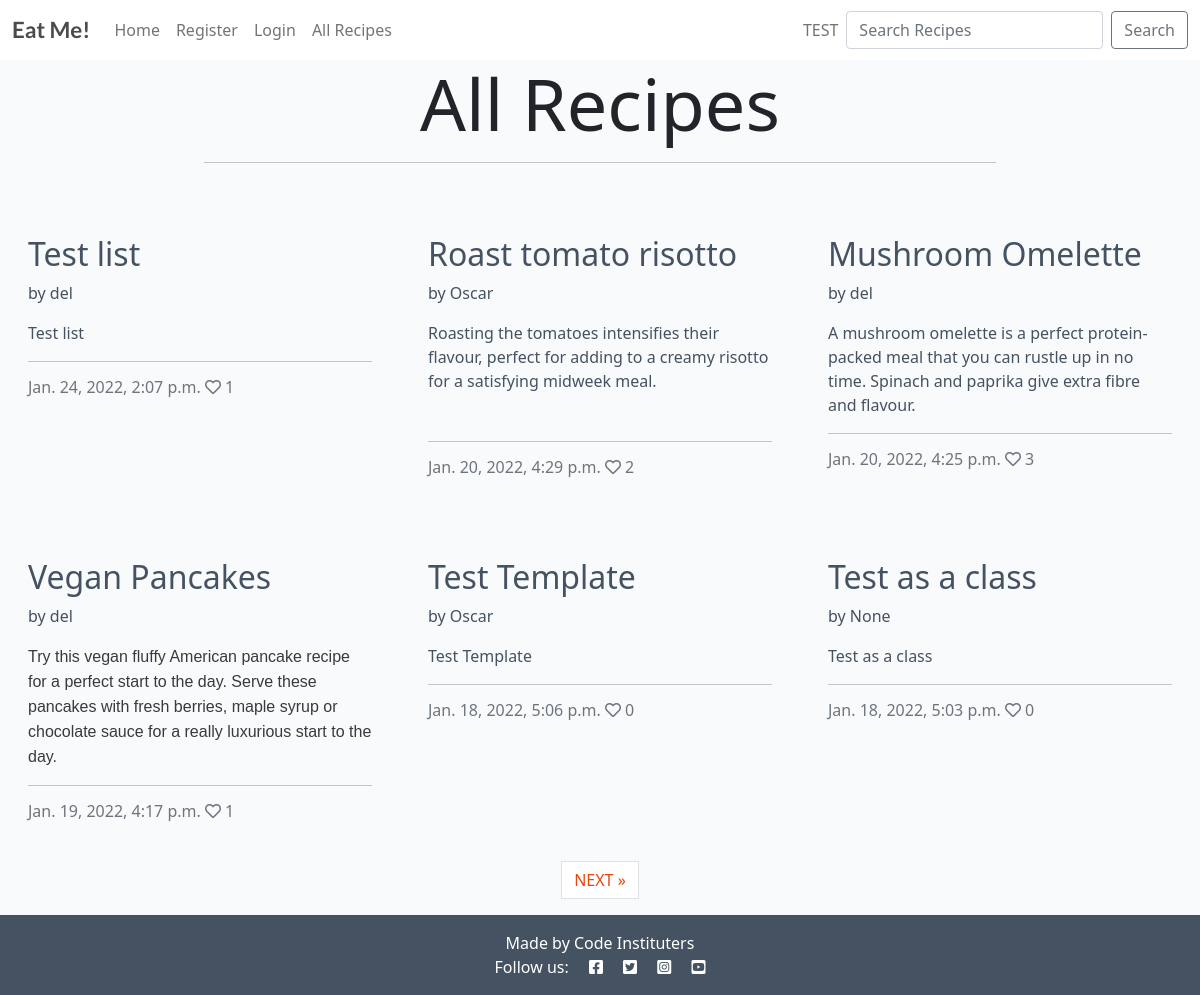
The app's page /recipes/ with its own data.
### post/models.py (models this page shows, shortened)
class Post(models.Model):
    title = models.CharField(max_length=200, unique=True)
    slug = models.SlugField(max_length=200, unique=True)
    author = models.ForeignKey(
        User, on_delete=models.CASCADE, related_name="recipes", null=True
        )
    published_on = models.DateTimeField(auto_now=True)
    updated_on = models.DateTimeField(auto_now=True)
    description = models.TextField()
    ingredients = models.TextField()
    method = models.TextField()
    is_vegan = models.BooleanField(default=False)
    image = CloudinaryField('image', default='placeholder')
    likes = models.ManyToManyField(User, related_name='post_likes', blank=True)
    class Meta:
        ordering = ['-published_on']
    def number_of_likes(self):
        return self.likes.count()

### post/views.py (the view)
# urls.py: path('recipes/', views.PostList.as_view(), name='recipes'),
class PostList(generic.ListView):
    model = Post
    template_name = "recipes.html"
    paginate_by = 6

### templates/recipes.html (shortened to what this page needs)
{% extends "base.html" %}
{% block content %}
<div class="row">
    <div class="col-8 offset-2">
<h1 class="h1 display-2 text-center">All Recipes </h1>
<hr>
    </div>
</div>
<div class="container-fluid">
    <div class="row">
        <div class="col-12 mt-3 left">
            <div class="row">
                {% for post in post_list %}
                <div class="col-md-4">
                    <div class="card mb-4">
                        <div class="card-body">
                            <div class="image-container">
                            </div>
                            <a href="{% url 'post_detail' post.slug %}" class="post-link">
                                <h2 class="card-title">{{ post.title }}</h2><p>by {{ post.author }}</p>
                                <p class="card-text">{{ post.description|safe }}</p>
                            </a>
                            <hr />
                            <p class="card-text text-muted h6">{{ post.published_on}} <i class="far fa-heart"></i>
                                {{ post.number_of_likes }}</p>
                        </div>
                    </div>
                </div>
                {% if forloop.counter|divisibleby:3 %}
            </div>
            <div class="row">
                {% endif %}
                {% endfor %}
            </div>
        </div>
    </div>
    {% if is_paginated %}
    <nav aria-label="Page navigation">
        <ul class="pagination justify-content-center">
            {% if page_obj.has_next %}
            <li><a href="?page={{ page_obj.next_page_number }}" class="page-link"> NEXT &raquo;</a></li>
            {% endif %}
        </ul>
    </nav>
    {% endif %}
</div>
{%endblock%}

### static/css/style.css (style rules this page uses)
body { background-color: #F9FAFC; }
.main-bg { background-color: #F9FAFC; }
.card { border: none; background-color: transparent; }
.image-container { position: relative; }
.post-link { text-decoration: none; color: #445261; }
.post-link:hover, .page-link { color: #E84610; }

### records on screen
Post: title "Test list", author "del", description "Test list", published_on "Jan. 24, 2022, 2:07 p.m.", number_of_likes "1"
Post: title "Roast tomato risotto", author "Oscar", description "Roasting the tomatoes intensifies their flavour, perfect for adding to a creamy risotto for a satisfying midweek meal.", published_on "Jan. 20, 2022, 4:29 p.m.", number_of_likes "2"
Post: title "Mushroom Omelette", author "del", description "A mushroom omelette is a perfect protein-packed meal that you can rustle up in no time. Spinach and paprika give extra fibre and flavour.", published_on "Jan. 20, 2022, 4:25 p.m.", number_of_likes "3"
Post: title "Vegan Pancakes", author "del", description "Try this vegan fluffy American pancake recipe for a perfect start to the day. Serve these pancakes with fresh berries, maple syrup or chocolate sauce for a really luxurious start to the day.", published_on "Jan. 19, 2022, 4:17 p.m.", number_of_likes "1"
Post: title "Test Template", author "Oscar", description "Test Template", published_on "Jan. 18, 2022, 5:06 p.m.", number_of_likes "0"
Post: title "Test as a class", author "None", description "Test as a class", published_on "Jan. 18, 2022, 5:03 p.m.", number_of_likes "0"
